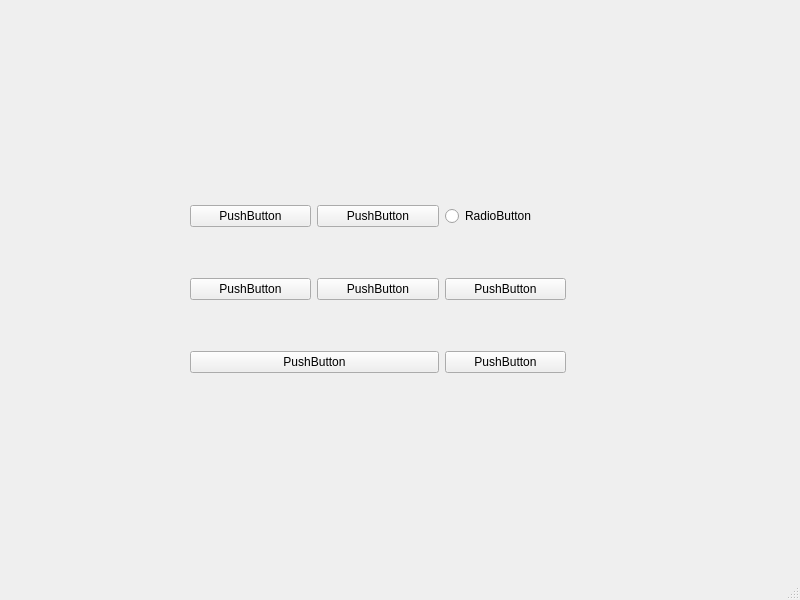
<?xml version="1.0" encoding="UTF-8"?>
<ui version="4.0">
 <class>MainWindow</class>
 <widget class="QMainWindow" name="MainWindow">
  <property name="geometry">
   <rect>
    <x>0</x>
    <y>0</y>
    <width>800</width>
    <height>600</height>
   </rect>
  </property>
  <property name="windowTitle">
   <string>MainWindow</string>
  </property>
  <widget class="QWidget" name="centralwidget">
   <widget class="QWidget" name="gridLayoutWidget">
    <property name="geometry">
     <rect>
      <x>190</x>
      <y>160</y>
      <width>376</width>
      <height>261</height>
     </rect>
    </property>
    <layout class="QGridLayout" name="gridLayout">
     <item row="1" column="1">
      <widget class="QPushButton" name="pushButton_4">
       <property name="text">
        <string>PushButton</string>
       </property>
      </widget>
     </item>
     <item row="0" column="1">
      <widget class="QPushButton" name="pushButton_2">
       <property name="text">
        <string>PushButton</string>
       </property>
      </widget>
     </item>
     <item row="1" column="0">
      <widget class="QPushButton" name="pushButton_3">
       <property name="text">
        <string>PushButton</string>
       </property>
      </widget>
     </item>
     <item row="2" column="0" colspan="2">
      <widget class="QPushButton" name="pushButton_5">
       <property name="text">
        <string>PushButton</string>
       </property>
      </widget>
     </item>
     <item row="0" column="2">
      <widget class="QRadioButton" name="radioButton">
       <property name="text">
        <string>RadioButton</string>
       </property>
      </widget>
     </item>
     <item row="1" column="2">
      <widget class="QPushButton" name="pushButton_6">
       <property name="text">
        <string>PushButton</string>
       </property>
      </widget>
     </item>
     <item row="2" column="2">
      <widget class="QPushButton" name="pushButton_7">
       <property name="text">
        <string>PushButton</string>
       </property>
      </widget>
     </item>
     <item row="0" column="0">
      <widget class="QPushButton" name="pushButton">
       <property name="text">
        <string>PushButton</string>
       </property>
      </widget>
     </item>
    </layout>
   </widget>
  </widget>
  <widget class="QMenuBar" name="menubar">
   <property name="geometry">
    <rect>
     <x>0</x>
     <y>0</y>
     <width>800</width>
     <height>30</height>
    </rect>
   </property>
  </widget>
  <widget class="QStatusBar" name="statusbar"/>
 </widget>
 <resources/>
 <connections/>
</ui>
